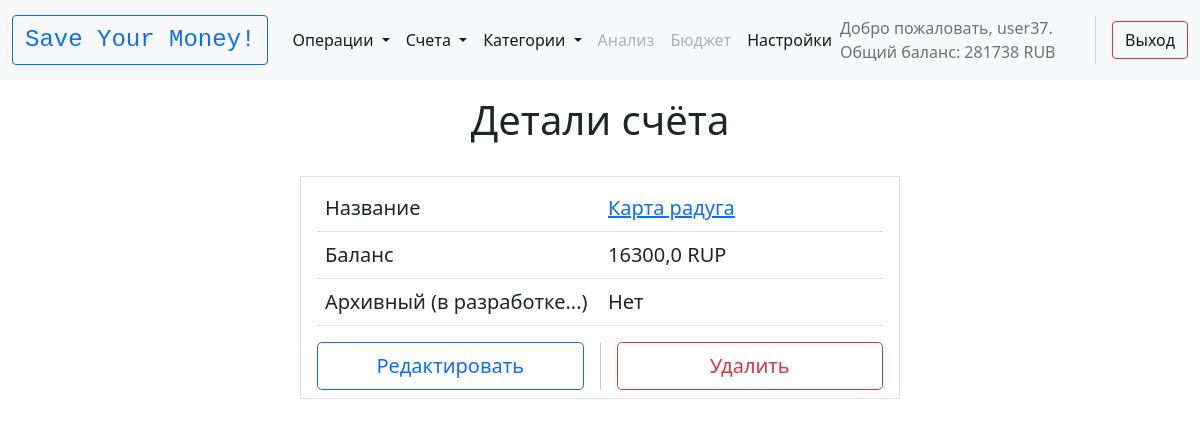
The app's page /wallets/49 (signed in) with its own data.
### sym_app/models.py (models this page shows, shortened)
class Currency(models.Model):
    name = models.CharField(max_length=20, verbose_name='Валюта')
    exchange_to = models.CharField(max_length=20, verbose_name='Валюта для обмена')
    exchange_rate = models.FloatField(verbose_name='Курс (сколько стоит валюта name в валюте exchange_to)')
    exchange_rate_reverse = models.FloatField(verbose_name='Курс (сколько стоит валюта exchange_to в валюте name)')
    def __str__(self):
        return self.name
    class Meta:
        verbose_name = 'Валюта'
        verbose_name_plural = 'Валюты'
        ordering = ['pk']

class Wallet(models.Model):
    user = models.ForeignKey(User, on_delete=models.CASCADE, verbose_name='Пользователь')
    name = models.CharField(max_length=150, verbose_name='Название счёта')
    balance = models.FloatField(default=0, verbose_name='Баланс')
    currency = models.ForeignKey('Currency', verbose_name='Валюта', on_delete=models.PROTECT)
    is_archive = models.BooleanField(verbose_name='Архивный (в разработке)', blank=True, default=False)
    def __str__(self):
        return f'{self.name} ({round(self.balance, 2)} {self.currency})'
    def get_absolute_url(self):
        return reverse('wallet_detail', kwargs={'pk': self.pk})
    class Meta:
        verbose_name = 'Счёт'
        verbose_name_plural = 'Счета'
        ordering = ['user', '-pk']

### sym_app/views.py (the view)
# urls.py: path('wallets/<int:pk>', WalletDetail.as_view(), name='wallet_detail'),
class WalletDetail(LoginRequiredMixin, DetailView):
    redirect_field_name = None  # Для миксина LoginRequiredMixin
    login_url = 'about'  # Для миксина LoginRequiredMixin
    model = Wallet
    template_name = 'sym_app/wallet_detail.html'
    context_object_name = 'wallet'
    def get_context_data(self, *, object_list=None, **kwargs):
        context = super().get_context_data(**kwargs)
        context.update(universal_context(self.request))
        context['title'] = 'Детали счёта'
        return context

### sym_app/utils/utils.py (called while the page is built)
def universal_context(request):
    wallets = Wallet.objects.filter(user=request.user).select_related('currency')
    optional_name = Profile.objects.get(user=request.user).name
    main_currency = Profile.objects.get(user=request.user).main_currency
    overall_balance = 0
    for item in list(wallets.values('balance', 'currency')):
        overall_balance += exchanger(item['currency'], main_currency.pk, item['balance'])
    context = {
        'optional_name': optional_name,
        'wallets': wallets,
        'main_currency': main_currency,
        'overall_balance': round(overall_balance),
    }
    return context

def load_exchange_rates_pks():
    with open('exchange_rates_pks.json', 'r') as file:
        exchange_rates_pks = file.read()
    return exchange_rates_pks

def exchanger(curr1_pk, curr2_pk, amount):
    if curr1_pk == curr2_pk:
        return amount
    rates = json.loads(load_exchange_rates_pks())
    curr1_pk = str(curr1_pk)
    curr2_pk = str(curr2_pk)
    result = amount / rates[curr1_pk][curr2_pk]
    return result

### sym_app/templates/sym_app/wallet_detail.html (shortened to what this page needs)
{% extends 'base.html' %}
{% block content %}
<h1>{{ title }}</h1>
<br>
{% if wallet.user == request.user %}
<div class="list-group-item list-group-item text-start fs-5" style="max-width:600px;">
    <table class="table">
        <tbody>
        <tr>
            <td style="width: 50%">Название</td>
            <td style="width: 50%" class="fs-5"><a href="{% url 'operations' %}?wallet={{ wallet.pk }}">{{ wallet.name }}</a></td>
        </tr>
        <tr>
            <td style="width: 50%">Баланс</td>
            <td style="width: 50%" class="fs-5">{{ wallet.balance }} {{ wallet.currency }}</td>
        </tr>
        <tr>
            <td style="width: 50%">Архивный (в разработке...)</td>
            <td style="width: 50%" class="fs-5">{{ wallet.is_archive|yesno:"Да,Нет,Не указано" }}</td>
        </tr>
    </table>
    <div class="hstack gap-3">
        <a href="{% url 'wallet_edit' wallet.pk %}" class="col btn btn-outline-primary btn-lg">Редактировать</a>
        <button class="col btn btn-outline-danger btn-lg" onclick="delete_item()">Удалить</button>
    </div>
</div>
{% else %}
    <div class="alert alert-danger" role="alert" style="width: 400px;">
        У вас нет прав на просмотр этой страницы!
    </div>
{% endif %}
{% endblock %}

### templates/inc/_nav.html (shortened to what this page needs)
<nav class="navbar navbar-expand-lg navbar-light bg-light">
    <div class="container-fluid">
        <a class="navbar-brand" href="{% url 'home' %}">
            <div class="btn btn-outline-primary">
                <div class="font-monospace fs-4">
                    Save Your Money!
                </div>
            </div>
        </a>
        <div class="collapse navbar-collapse" id="navbarSupportedContent">
            <ul class="navbar-nav me-auto mb-2 mb-lg-0">
                <li class="nav-item dropdown">
                    <a class="nav-link active dropdown-toggle" href="#" id="navbarDropdown" role="button" data-bs-toggle="dropdown" aria-expanded="false">
                        Операции
                    </a>
                </li>
                <li class="nav-item dropdown">
                    <a class="nav-link active dropdown-toggle" href="#" id="navbarDropdown" role="button" data-bs-toggle="dropdown" aria-expanded="false">
                        Счета
                    </a>
                </li>
                <li class="nav-item dropdown">
                    <a class="nav-link active dropdown-toggle" href="#" id="navbarDropdown" role="button" data-bs-toggle="dropdown" aria-expanded="false">
                        Категории
                    </a>
                </li>
                <li class="nav-item"><a class="nav-link disabled" aria-current="page" href="#">Анализ</a></li>
                <li class="nav-item"><a class="nav-link disabled" aria-current="page" href="#">Бюджет</a></li>
                <li class="nav-item"><a class="nav-link active" aria-current="page" href="{% url 'settings' %}">Настройки</a></li>
            </ul>
            <span class="navbar-text">
            {% if request.user.is_authenticated %}
                <div class="hstack gap-3">
                    {% if optional_name %}
                        <div class="fs-6">Добро пожаловать, {{ optional_name }}. Общий баланс: {{ overall_balance }} {{ main_currency.name }}</div>
                    {% else %}
                        <div class="fs-6">Добро пожаловать, {{ user.username }}. Общий баланс: {{ overall_balance }} {{ main_currency.name }}</div>
                    {% endif %}
                    <a href="{% url 'logout' %}" class="btn btn-outline-danger">Выход</a>
                </div>
            {% else %}
                <div class="hstack gap-3">
                    <a href="{% url 'register' %}" class="btn btn-outline-success">Регистрация</a>
                    <div class="vr"></div>
                    <a href="{% url 'login' %}" class="btn btn-outline-secondary">Вход</a>
                </div>
            {% endif %}
            </span>
        </div>
    </div>
</nav>

### templates/base.html (style rules this page uses)
body { background-color: #fefefe; }

### records on screen
Currency: name "RUB"
Wallet: name "Карта радуга", balance "16300,0", currency "RUP", is_archive "Нет"

### other values on screen
{{ user.username }} "user37"
{{ overall_balance }} "281738"
{{ title }} "Детали счёта"
